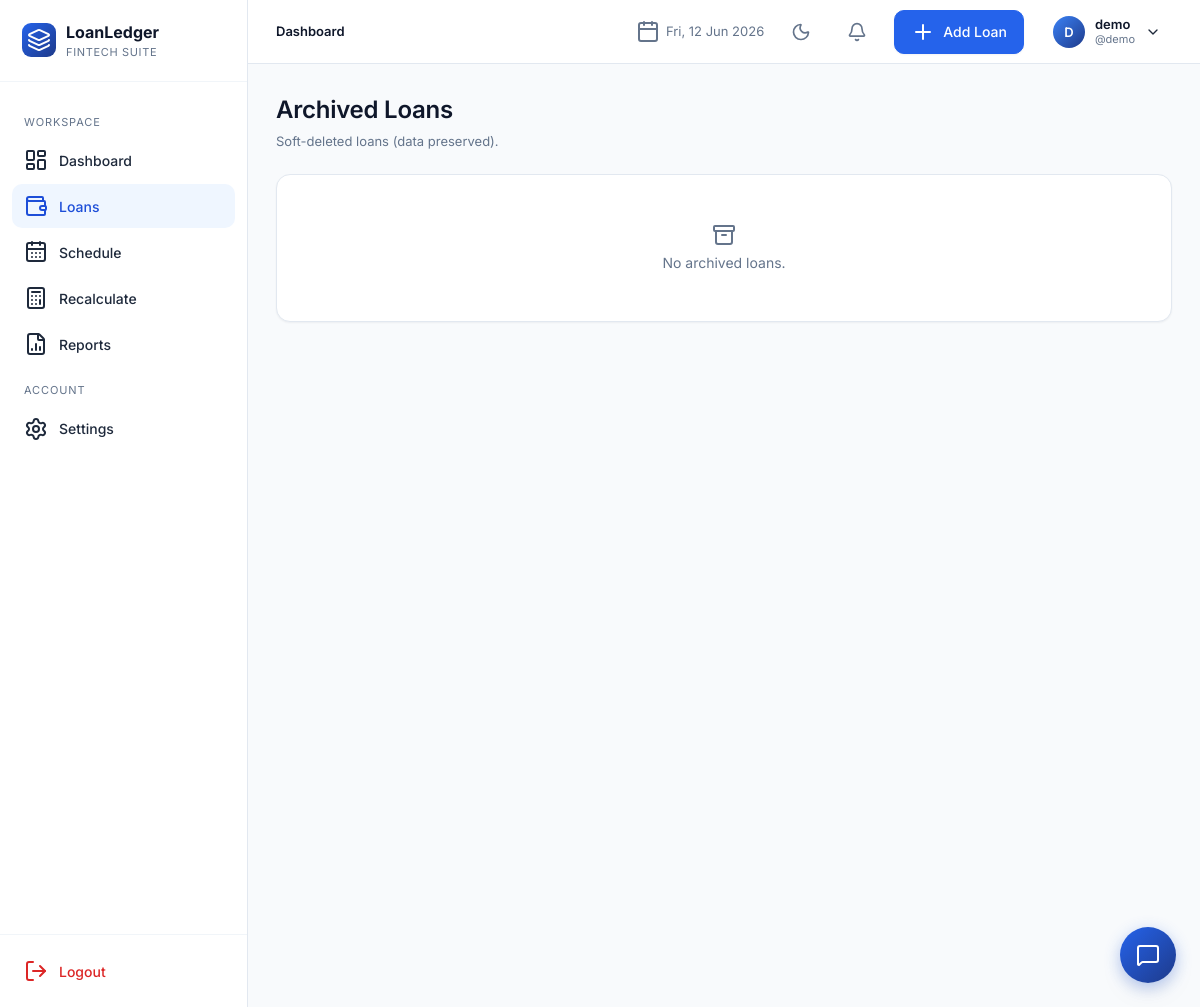
The app's page /loans/archived (signed in) with its own data.
### app/models.py (models this page shows, shortened)
class User(UserMixin, db.Model):
    __tablename__ = "users"
    id = db.Column(db.Integer, primary_key=True)
    full_name = db.Column(db.String(120), nullable=False)
    username = db.Column(db.String(64), unique=True, nullable=False, index=True)
    email = db.Column(db.String(160), unique=True, nullable=False, index=True)
    password_hash = db.Column(db.String(256), nullable=False)
    preferred_currency = db.Column(db.String(8), default="INR")
    preferred_date_format = db.Column(db.String(20), default="%d %b %Y")
    created_at = db.Column(db.DateTime, default=datetime.utcnow)
    loans = db.relationship("Loan", backref="owner", lazy="dynamic", cascade="all, delete-orphan")

### app/blueprints/loans.py (the view)
@loans_bp.route("/archived")
@login_required
def archived():
    items = current_user.loans.filter_by(is_archived=True).order_by(Loan.updated_at.desc()).all()
    return render_template("loans/archived.html", items=items)

### app/templates/loans/archived.html (shortened to what this page needs)
{% extends "base.html" %}
{% block content %}
<div class="page-header"><div class="title-block"><h1>Archived Loans</h1><div class="sub">Soft-deleted loans (data preserved).</div></div></div>
<div class="card"><div class="table-wrap">
{% if items %}
<table class="tbl">
  <thead><tr><th>Loan ID</th><th>Name</th><th>Bank</th><th class="num">Amount</th><th></th></tr></thead>
  <tbody>
  {% for l in items %}
    <tr>
      <td><strong>{{ l.loan_id }}</strong></td><td>{{ l.loan_name }}</td>
      <td>{{ l.bank_name }}</td><td class="num">{{ l.loan_amount|money }}</td>
      <td style="text-align:right">
        <form method="post" action="{{ url_for('loans.restore', loan_pk=l.id) }}" style="display:inline">
          <input type="hidden" name="csrf_token" value="{{ csrf_token() }}">
          <button class="btn secondary sm"><i data-lucide="rotate-ccw"></i> Restore</button>
        </form>
        <form method="post" action="{{ url_for('loans.delete', loan_pk=l.id) }}" style="display:inline" data-confirm="Permanently delete {{ l.loan_id }}? This cannot be undone.">
          <input type="hidden" name="csrf_token" value="{{ csrf_token() }}">
          <button class="btn danger sm"><i data-lucide="trash-2"></i> Delete</button>
        </form>
      </td>
    </tr>
  {% endfor %}
  </tbody>
</table>
{% else %}<div class="empty"><i data-lucide="archive"></i><p>No archived loans.</p></div>{% endif %}
</div></div>
{% endblock %}

### app/templates/_topnav.html (shortened to what this page needs)
<header class="topnav">
  <div class="crumbs">
    {% block crumbs %}<strong>Dashboard</strong>{% endblock %}
  </div>
  <div class="date"><i data-lucide="calendar"></i> {{ now.strftime('%a, %d %b %Y') }}</div>
  <button id="themeToggle" class="theme-toggle-btn" title="Toggle theme">
    <i data-lucide="moon" class="moon-icon"></i>
  </button>
  <div class="notifications-hub">
    <button class="notifications-btn" id="notificationsBtn" title="Notifications">
      <i data-lucide="bell"></i>
    </button>
  </div>
  {% if request.endpoint and not request.endpoint.startswith('settings.') %}
    <a href="{{ url_for('loans.add') }}" class="btn"><i data-lucide="plus"></i> Add Loan</a>
  {% endif %}
  <div class="profile">
    <button class="profile-btn">
      <div class="avatar">{{ current_user.full_name[:1]|upper }}</div>
      <div style="text-align:left;line-height:1.2">
        <div style="font-weight:600;font-size:13px;color:var(--text-title)">{{ current_user.full_name }}</div>
        <div style="font-size:11px;color:var(--text-muted)">@{{ current_user.username }}</div>
      </div>
      <i data-lucide="chevron-down" style="width:16px;height:16px"></i>
    </button>
  </div>
</header>

### records on screen
User: full_name "D", full_name "demo", username "demo"
